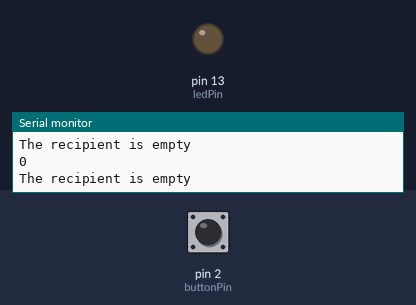
A sketch run on a simulated Arduino Uno, built with avr-gcc and run on an emulated ATmega328P. Parts: output pins drawn as LEDs (lit = HIGH), the last lines printed to the serial monitor. Inputs (shaded band) come from the test bench; at power-on: pin 2 (buttonPin) LOW.

Above: at 2.8 s.
2.9 s: pin 2 (buttonPin) pulled HIGH for 1.2 s
At 3.8 s:
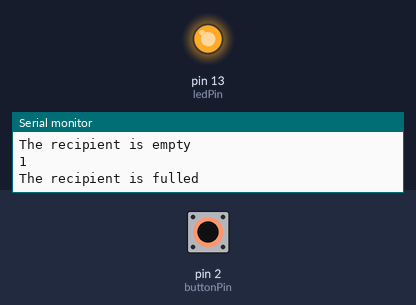
6.5 s: pin 2 (buttonPin) pulled HIGH for 3.2 s
At 10.4 s:
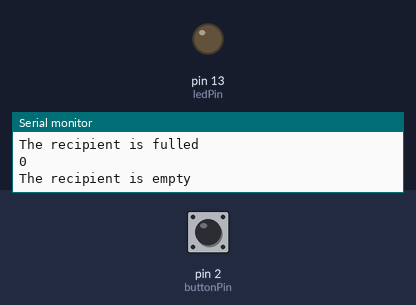
Timing chart, 0 to 11.9 s (numbered marks = the images above; inputs shaded):
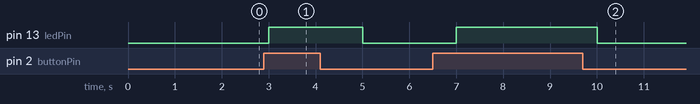

The sketch:

Sensor_nivel.ino
```cpp
const int buttonPin = 2;     // the number of the input sensor pin
const int ledPin =  13;      // the number of the LED pin

// variables will change:
int buttonState = 0;         // variable for reading the pushbutton status

void setup() {
  // initialize the LED pin as an output:
  pinMode(ledPin, OUTPUT);
  // initialize the pushbutton pin as an input:
  pinMode(buttonPin, INPUT);
  Serial.begin(9600);
}

void loop() {
  // read the state of the pushbutton value:
  buttonState = digitalRead(buttonPin);

  if (buttonState == HIGH) {
    Serial.println(buttonState);
    Serial.println("The recipient is fulled");
    digitalWrite(ledPin, HIGH);
    delay(1000);
  }
  else {
    digitalWrite(ledPin, LOW);
    Serial.println(buttonState);
    Serial.println("The recipient is empty");
    delay(1000);
  }
}
```

Measured:
- after the input at 2.9 s, pin 13 (ledPin): LOW → HIGH after 0.10 s, → LOW 2.0 s later
- after the input at 6.5 s, pin 13 (ledPin): LOW → HIGH after 0.50 s, → LOW 3.0 s later
